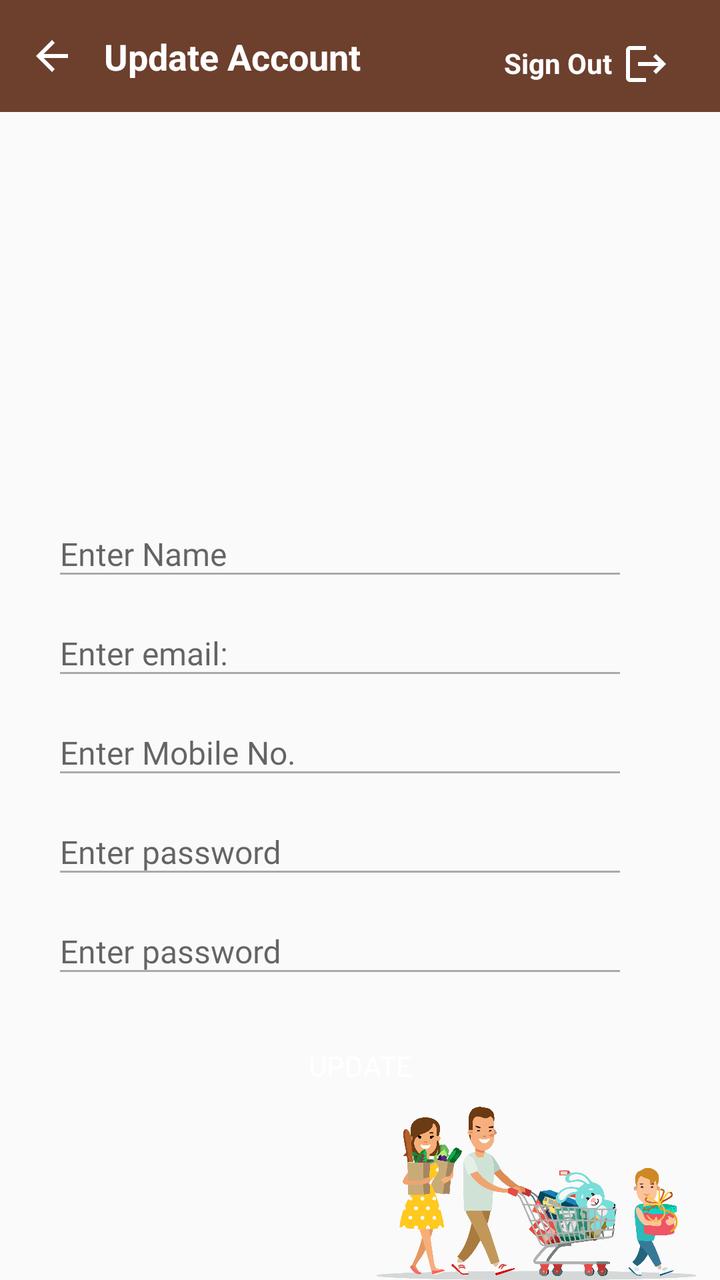
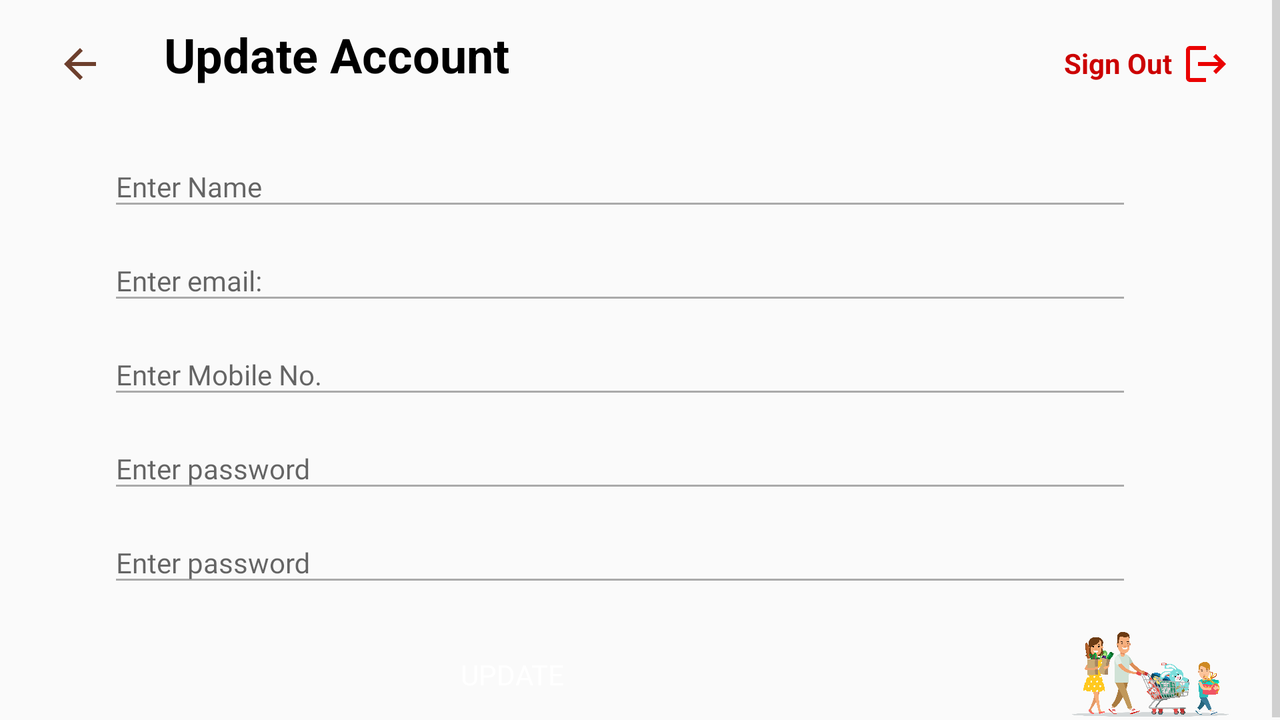

Compare how this app lays out the same screen by default and in its alternative resource folder. The renders come first, then the two layout files and the values they reference.
<!-- AndroidManifest.xml: application theme Theme.Shoebox -->
<!-- res/layout/activity_updatesignup.xml -->
<?xml version="1.0" encoding="utf-8"?>
<androidx.constraintlayout.widget.ConstraintLayout xmlns:android="http://schemas.android.com/apk/res/android"
    xmlns:app="http://schemas.android.com/apk/res-auto"
    xmlns:tools="http://schemas.android.com/tools"
    android:id="@+id/upDate_layout"
    android:layout_width="match_parent"
    android:layout_height="match_parent"
    tools:context="com.example.shoebox.ui.UpdateSignUpActivity">

    <androidx.constraintlayout.widget.ConstraintLayout
        android:id="@+id/appBarLayout"
        android:layout_width="match_parent"
        android:layout_height="?attr/actionBarSize"
        android:background="@color/primaryDarkColor"
        app:layout_constraintEnd_toEndOf="parent"
        app:layout_constraintStart_toStartOf="parent"
        app:layout_constraintTop_toTopOf="parent">

        <androidx.appcompat.widget.AppCompatImageView
            android:id="@+id/back"
            android:layout_width="0dp"
            android:layout_height="wrap_content"
            android:layout_marginStart="8dp"
            android:src="@drawable/arrow_back"
            android:tint="@color/white"
            app:layout_constraintStart_toStartOf="parent"
            app:layout_constraintTop_toTopOf="parent"
            app:layout_constraintBottom_toBottomOf="parent"
            app:layout_constraintWidth_percent="0.1" />

        <androidx.appcompat.widget.AppCompatTextView
            android:id="@+id/tv_logo"
            android:layout_width="wrap_content"
            android:layout_height="wrap_content"
            android:layout_marginStart="8dp"
            android:text="@string/updateAccount"
            android:textAlignment="center"
            android:textColor="@color/white"
            android:textSize="18sp"
            android:textStyle="bold"
            app:layout_constraintBottom_toBottomOf="parent"
            app:layout_constraintStart_toEndOf="@id/back"
            app:layout_constraintTop_toTopOf="parent" />

        <androidx.appcompat.widget.LinearLayoutCompat
            android:id="@+id/layout_logout"
            android:layout_width="wrap_content"
            android:layout_height="wrap_content"
            app:layout_constraintEnd_toEndOf="parent"
            app:layout_constraintTop_toTopOf="parent">

            <androidx.appcompat.widget.AppCompatTextView
                android:id="@+id/tv_signOut"
                android:layout_width="wrap_content"
                android:layout_height="wrap_content"
                android:layout_marginTop="22dp"
                android:layout_marginEnd="5dp"
                android:text="@string/signOut"
                android:textAlignment="center"
                android:textColor="@color/white"
                android:textSize="14sp"
                android:textStyle="bold"
                app:layout_constraintEnd_toStartOf="@id/logout_logo"

                app:layout_constraintTop_toTopOf="parent" />

            <androidx.appcompat.widget.AppCompatImageView
                android:id="@+id/logout_logo"
                android:layout_width="wrap_content"
                android:layout_height="wrap_content"
                android:layout_marginTop="20dp"
                android:layout_marginEnd="25dp"
                android:src="@drawable/logout"
                android:tint="@color/white"
                app:layout_constraintEnd_toEndOf="parent"
                app:layout_constraintTop_toTopOf="parent" />

        </androidx.appcompat.widget.LinearLayoutCompat>
    </androidx.constraintlayout.widget.ConstraintLayout>


    <com.google.android.material.textfield.TextInputLayout
        android:id="@+id/textInputName"
        android:layout_width="0dp"
        android:layout_height="wrap_content"
        android:layout_marginEnd="20dp"
        app:layout_constraintBottom_toTopOf="@id/textInputEmail"
        app:layout_constraintEnd_toEndOf="parent"
        app:layout_constraintStart_toStartOf="parent"
        app:layout_constraintWidth_percent="0.8">

        <androidx.appcompat.widget.AppCompatEditText
            android:id="@+id/et_name"
            android:layout_width="match_parent"
            android:layout_height="wrap_content"
            android:fontFamily="@font/segoeui"
            android:hint="@string/enter_name"
            android:inputType="textEmailAddress"
            android:maxLines="1"
            android:textSize="16sp" />
    </com.google.android.material.textfield.TextInputLayout>

    <com.google.android.material.textfield.TextInputLayout
        android:id="@+id/textInputEmail"
        android:layout_width="0dp"
        android:layout_height="wrap_content"
        android:layout_marginEnd="20dp"
        app:layout_constraintBottom_toBottomOf="parent"
        app:layout_constraintEnd_toEndOf="parent"
        app:layout_constraintStart_toStartOf="parent"
        app:layout_constraintTop_toBottomOf="@id/textInputName"
        app:layout_constraintTop_toTopOf="parent"
        app:layout_constraintWidth_percent="0.8">

        <androidx.appcompat.widget.AppCompatEditText
            android:id="@+id/et_email"
            android:layout_width="match_parent"
            android:layout_height="wrap_content"
            android:fontFamily="@font/segoeui"
            android:hint="@string/enter_email"
            android:inputType="textEmailAddress"
            android:maxLines="1"
            android:textSize="16sp" />
    </com.google.android.material.textfield.TextInputLayout>

    <com.google.android.material.textfield.TextInputLayout
        android:id="@+id/textInputMobile"
        android:layout_width="0dp"
        android:layout_height="wrap_content"
        android:layout_marginEnd="20dp"
        app:layout_constraintEnd_toEndOf="parent"
        app:layout_constraintStart_toStartOf="parent"
        app:layout_constraintTop_toBottomOf="@id/textInputEmail"
        app:layout_constraintWidth_percent="0.8">

        <androidx.appcompat.widget.AppCompatEditText
            android:id="@+id/et_mobile"
            android:layout_width="match_parent"
            android:layout_height="wrap_content"
            android:fontFamily="@font/segoeui"
            android:hint="@string/enter_mobile"
            android:maxLines="1"
            android:text=""
            android:textSize="16sp" />
    </com.google.android.material.textfield.TextInputLayout>

    <com.google.android.material.textfield.TextInputLayout
        android:id="@+id/textInputPassword"
        android:layout_width="0dp"
        android:layout_height="wrap_content"
        android:layout_marginEnd="20dp"
        app:layout_constraintEnd_toEndOf="parent"
        app:layout_constraintStart_toStartOf="parent"
        app:layout_constraintTop_toBottomOf="@id/textInputMobile"
        app:layout_constraintWidth_percent="0.8">

        <androidx.appcompat.widget.AppCompatEditText
            android:id="@+id/et_password"
            android:layout_width="match_parent"
            android:layout_height="wrap_content"
            android:fontFamily="@font/segoeui"
            android:hint="@string/enter_password"
            android:inputType="textPassword"
            android:maxLines="1"
            android:textSize="16sp" />
    </com.google.android.material.textfield.TextInputLayout>

    <androidx.appcompat.widget.AppCompatImageView
        android:id="@+id/iv_password_visible"
        android:layout_width="18dp"
        android:layout_height="18dp"
        android:layout_marginEnd="10dp"
        android:padding="2dp"
        android:src="@drawable/ic_eye_off"
        android:tint="@color/primaryDarkColor"
        app:layout_constraintBottom_toBottomOf="@id/textInputPassword"
        app:layout_constraintEnd_toEndOf="@id/textInputPassword"
        app:layout_constraintTop_toTopOf="@id/textInputPassword" />


    <com.google.android.material.textfield.TextInputLayout
        android:id="@+id/textReInputPassword"
        android:layout_width="0dp"
        android:layout_height="wrap_content"
        android:layout_marginEnd="20dp"
        app:layout_constraintEnd_toEndOf="parent"
        app:layout_constraintStart_toStartOf="parent"
        app:layout_constraintTop_toBottomOf="@id/textInputPassword"
        app:layout_constraintWidth_percent="0.8">

        <androidx.appcompat.widget.AppCompatEditText
            android:id="@+id/et_repassword"
            android:layout_width="match_parent"
            android:layout_height="wrap_content"
            android:fontFamily="@font/segoeui"
            android:hint="@string/enter_password"
            android:inputType="textPassword"
            android:maxLines="1"
            android:textSize="16sp" />
    </com.google.android.material.textfield.TextInputLayout>


    <androidx.appcompat.widget.AppCompatImageView
        android:id="@+id/iv_re_password_visible"
        android:layout_width="18dp"
        android:layout_height="18dp"
        android:layout_marginEnd="10dp"
        android:padding="2dp"
        android:src="@drawable/ic_eye_off"
        android:tint="@color/primaryDarkColor"
        app:layout_constraintBottom_toBottomOf="@id/textReInputPassword"
        app:layout_constraintEnd_toEndOf="@id/textReInputPassword"
        app:layout_constraintTop_toTopOf="@id/textReInputPassword" />

    <androidx.appcompat.widget.AppCompatButton
        android:id="@+id/btn_register"
        android:layout_width="0dp"
        android:layout_height="wrap_content"
        android:layout_centerInParent="true"
        android:layout_marginTop="15dp"
        android:layout_marginBottom="5dp"
        android:background="@drawable/round_corners"
        android:backgroundTint="@color/primaryColor"
        android:fontFamily="@font/segoeui"
        android:text="@string/update"
        android:textColor="@android:color/white"
        android:textSize="14sp"
        app:layout_constraintEnd_toEndOf="parent"
        app:layout_constraintStart_toStartOf="parent"
        app:layout_constraintTop_toBottomOf="@id/textReInputPassword"
        app:layout_constraintWidth_percent="0.6" />

    <androidx.appcompat.widget.AppCompatImageView
        android:layout_width="0dp"
        android:layout_height="0dp"
        android:layout_marginTop="10dp"
        android:src="@drawable/hubpng"
        app:layout_constraintBottom_toBottomOf="parent"
        app:layout_constraintEnd_toEndOf="parent"
        app:layout_constraintHeight_percent="0.15"
        app:layout_constraintWidth_percent="0.5" />

    <ProgressBar
        android:id="@+id/progressbar"
        android:layout_width="wrap_content"
        android:layout_height="wrap_content"
        android:visibility="gone"
        app:layout_constraintBottom_toBottomOf="parent"
        app:layout_constraintEnd_toEndOf="parent"
        app:layout_constraintStart_toStartOf="parent"
        app:layout_constraintTop_toTopOf="parent" />

</androidx.constraintlayout.widget.ConstraintLayout>
<!-- resources referenced by this layout -->
<resources>
  <color name="primaryColor">#8D601A</color>
  <color name="primaryDarkColor">#6D3F2D</color>
  <color name="white">#FFFFFFFF</color>
  <!-- drawable arrow_back (drawable) -->
  <vector xmlns:android="http://schemas.android.com/apk/res/android"
      android:width="24dp"
      android:height="24dp"
      android:autoMirrored="true"
      android:tint="@color/primaryDarkColor"
      android:viewportWidth="24"
      android:viewportHeight="24">
      <path
          android:fillColor="@android:color/black"
          android:pathData="M20,11H7.83l5.59,-5.59L12,4l-8,8 8,8 1.41,-1.41L7.83,13H20v-2z" />
  </vector>
  <!-- drawable hubpng: png bitmap (drawable, 535061 bytes) -->
  <!-- drawable logout (drawable) -->
  <vector android:autoMirrored="true" android:height="24dp"
      android:tint="#EA0202" android:viewportHeight="24"
      android:viewportWidth="24" android:width="24dp" xmlns:android="http://schemas.android.com/apk/res/android">
      <path android:fillColor="@android:color/white" android:pathData="M17,7l-1.41,1.41L18.17,11H8v2h10.17l-2.58,2.58L17,17l5,-5zM4,5h8V3H4c-1.1,0 -2,0.9 -2,2v14c0,1.1 0.9,2 2,2h8v-2H4V5z"/>
  </vector>
  <string name="enter_email">Enter email:</string>
  <string name="enter_mobile">Enter Mobile No.</string>
  <string name="enter_name">Enter Name</string>
  <string name="enter_password">Enter password</string>
  <string name="signOut">Sign Out</string>
  <string name="update">Update</string>
  <string name="updateAccount">Update Account</string>
  <style name="Theme.Shoebox" parent="Theme.AppCompat.DayNight.NoActionBar">
          
          <item name="colorPrimary">@color/primaryColor</item>
          <item name="colorPrimaryVariant">@color/primaryDarkColor</item>
          <item name="colorOnPrimary">@color/white</item>
          
          <item name="colorSecondary">@color/primaryColor</item>
          <item name="colorSecondaryVariant">@color/primaryDarkColor</item>
          <item name="colorOnSecondary">@color/white</item>
          
          <item name="android:textColor">@color/black</item>
          <item name="android:textColorSecondary">@android:color/darker_gray</item>
          <item name="android:statusBarColor">?attr/colorPrimaryVariant</item>
          <item name="android:textColorLink">@color/text_gray</item>
          
      </style>
  <color name="black">#FF000000</color>
  <color name="text_gray">#57D3D3D3</color>
</resources>
<!-- res/layout-land/activity_updatesignup.xml (the repository's variant of the layout above) -->
<!-- drawn on the phone turned sideways -->
<?xml version="1.0" encoding="utf-8"?>
<androidx.constraintlayout.widget.ConstraintLayout xmlns:android="http://schemas.android.com/apk/res/android"
    xmlns:app="http://schemas.android.com/apk/res-auto"
    xmlns:tools="http://schemas.android.com/tools"
    android:id="@+id/upDate_layout"
    android:layout_width="match_parent"
    android:layout_height="match_parent"
    tools:context="com.example.shoebox.ui.UpdateSignUpActivity">

    <ScrollView
        android:layout_width="match_parent"
        android:layout_height="0dp"
        android:fillViewport="true"
        app:layout_constraintBottom_toBottomOf="parent"
        app:layout_constraintTop_toTopOf="parent">

        <androidx.constraintlayout.widget.ConstraintLayout
            android:layout_width="match_parent"
            android:layout_height="wrap_content">

            <androidx.appcompat.widget.LinearLayoutCompat
                android:id="@+id/layout_logout"
                android:layout_width="wrap_content"
                android:layout_height="wrap_content"
                app:layout_constraintEnd_toEndOf="parent"
                app:layout_constraintTop_toTopOf="parent">

                <androidx.appcompat.widget.AppCompatTextView
                    android:id="@+id/tv_signOut"
                    android:layout_width="wrap_content"
                    android:layout_height="wrap_content"
                    android:layout_marginTop="22dp"
                    android:layout_marginEnd="5dp"
                    android:text="@string/signOut"
                    android:textAlignment="center"
                    android:textColor="@android:color/holo_red_dark"
                    android:textSize="14sp"
                    android:textStyle="bold"
                    app:layout_constraintEnd_toStartOf="@id/logout_logo"

                    app:layout_constraintTop_toTopOf="parent" />

                <androidx.appcompat.widget.AppCompatImageView
                    android:id="@+id/logout_logo"
                    android:layout_width="wrap_content"
                    android:layout_height="wrap_content"
                    android:layout_marginTop="20dp"
                    android:layout_marginEnd="25dp"
                    android:src="@drawable/logout"
                    app:layout_constraintEnd_toEndOf="parent"
                    app:layout_constraintTop_toTopOf="parent" />

            </androidx.appcompat.widget.LinearLayoutCompat>

            <androidx.appcompat.widget.AppCompatImageView
                android:id="@+id/back"
                android:layout_width="0dp"
                android:layout_height="wrap_content"
                android:layout_marginStart="8dp"
                android:layout_marginTop="20dp"
                android:src="@drawable/arrow_back"
                android:tint="@color/primaryDarkColor"
                app:layout_constraintStart_toStartOf="parent"
                app:layout_constraintTop_toTopOf="parent"
                app:layout_constraintWidth_percent="0.1" />


            <androidx.appcompat.widget.AppCompatTextView
                android:id="@+id/tv_logo"
                android:layout_width="wrap_content"
                android:layout_height="wrap_content"
                android:layout_marginStart="10dp"
                android:layout_marginTop="10dp"
                android:text="@string/updateAccount"
                android:textAlignment="center"
                android:textSize="24sp"
                android:textStyle="bold"
                app:layout_constraintBottom_toBottomOf="@id/back"
                app:layout_constraintStart_toEndOf="@id/back"
                app:layout_constraintTop_toTopOf="parent" />

            <androidx.appcompat.widget.AppCompatImageView
                android:id="@+id/logo"
                android:layout_width="0dp"
                android:layout_height="0dp"
                android:backgroundTint="@color/black"
                android:src="@drawable/shoemain"
                android:visibility="visible"
                android:layout_marginTop="5dp"
                app:layout_constraintEnd_toEndOf="parent"
                app:layout_constraintHeight_percent="0.1"
                app:layout_constraintTop_toBottomOf="@id/layout_logout"
                app:layout_constraintWidth_percent="0.15" />


            <com.google.android.material.textfield.TextInputLayout
                android:id="@+id/textInputName"
                android:layout_width="0dp"
                android:layout_height="wrap_content"
                android:layout_marginTop="20dp"
                android:layout_marginEnd="20dp"
                app:layout_constraintEnd_toEndOf="parent"
                app:layout_constraintStart_toStartOf="parent"
                app:layout_constraintTop_toBottomOf="@id/tv_logo"
                app:layout_constraintWidth_percent="0.8">

                <androidx.appcompat.widget.AppCompatEditText
                    android:id="@+id/et_name"
                    android:layout_width="match_parent"
                    android:layout_height="wrap_content"
                    android:fontFamily="@font/segoeui"
                    android:hint="@string/enter_name"
                    android:inputType="textEmailAddress"
                    android:maxLines="1"
                    android:textSize="14sp" />
            </com.google.android.material.textfield.TextInputLayout>

            <com.google.android.material.textfield.TextInputLayout
                android:id="@+id/textInputEmail"
                android:layout_width="0dp"
                android:layout_height="wrap_content"
                android:layout_marginEnd="20dp"
                app:layout_constraintEnd_toEndOf="parent"
                app:layout_constraintStart_toStartOf="parent"
                app:layout_constraintTop_toBottomOf="@id/textInputName"
                app:layout_constraintWidth_percent="0.8">

                <androidx.appcompat.widget.AppCompatEditText
                    android:id="@+id/et_email"
                    android:layout_width="match_parent"
                    android:layout_height="wrap_content"
                    android:clickable="false"
                    android:focusable="false"
                    android:fontFamily="@font/segoeui"
                    android:hint="@string/enter_email"
                    android:inputType="textEmailAddress"
                    android:maxLines="1"
                    android:textSize="14sp" />
            </com.google.android.material.textfield.TextInputLayout>

            <com.google.android.material.textfield.TextInputLayout
                android:id="@+id/textInputMobile"
                android:layout_width="0dp"
                android:layout_height="wrap_content"
                android:layout_marginEnd="20dp"
                app:layout_constraintEnd_toEndOf="parent"
                app:layout_constraintStart_toStartOf="parent"
                app:layout_constraintTop_toBottomOf="@id/textInputEmail"
                app:layout_constraintWidth_percent="0.8">

                <androidx.appcompat.widget.AppCompatEditText
                    android:id="@+id/et_mobile"
                    android:layout_width="match_parent"
                    android:layout_height="wrap_content"
                    android:fontFamily="@font/segoeui"
                    android:hint="@string/enter_mobile"
                    android:maxLines="1"
                    android:textSize="14sp" />
            </com.google.android.material.textfield.TextInputLayout>

            <com.google.android.material.textfield.TextInputLayout
                android:id="@+id/textInputPassword"
                android:layout_width="0dp"
                android:layout_height="wrap_content"
                android:layout_marginEnd="20dp"
                app:layout_constraintEnd_toEndOf="parent"
                app:layout_constraintStart_toStartOf="parent"
                app:layout_constraintTop_toBottomOf="@id/textInputMobile"
                app:layout_constraintWidth_percent="0.8">

                <androidx.appcompat.widget.AppCompatEditText
                    android:id="@+id/et_password"
                    android:layout_width="match_parent"
                    android:layout_height="wrap_content"
                    android:fontFamily="@font/segoeui"
                    android:hint="@string/enter_password"
                    android:inputType="textPassword"
                    android:maxLines="1"
                    android:textSize="14sp" />
            </com.google.android.material.textfield.TextInputLayout>

            <androidx.appcompat.widget.AppCompatImageView
                android:id="@+id/iv_password_visible"
                android:layout_width="18dp"
                android:layout_height="18dp"
                android:layout_marginEnd="10dp"
                android:padding="2dp"
                android:src="@drawable/ic_eye_off"
                android:tint="@color/primaryDarkColor"
                app:layout_constraintBottom_toBottomOf="@id/textInputPassword"
                app:layout_constraintEnd_toEndOf="@id/textInputPassword"
                app:layout_constraintTop_toTopOf="@id/textInputPassword" />

            <com.google.android.material.textfield.TextInputLayout
                android:id="@+id/textReInputPassword"
                android:layout_width="0dp"
                android:layout_height="wrap_content"
                android:layout_marginEnd="20dp"
                app:layout_constraintEnd_toEndOf="parent"
                app:layout_constraintStart_toStartOf="parent"
                app:layout_constraintTop_toBottomOf="@id/textInputPassword"
                app:layout_constraintWidth_percent="0.8">

                <androidx.appcompat.widget.AppCompatEditText
                    android:id="@+id/et_repassword"
                    android:layout_width="match_parent"
                    android:layout_height="wrap_content"
                    android:fontFamily="@font/segoeui"
                    android:hint="@string/enter_password"
                    android:inputType="textPassword"
                    android:maxLines="1"
                    android:textSize="14sp" />
            </com.google.android.material.textfield.TextInputLayout>

            <androidx.appcompat.widget.AppCompatImageView
                android:id="@+id/iv_re_password_visible"
                android:layout_width="18dp"
                android:layout_height="18dp"
                android:layout_marginEnd="10dp"
                android:padding="2dp"
                android:src="@drawable/ic_eye_off"
                android:tint="@color/primaryDarkColor"
                app:layout_constraintBottom_toBottomOf="@id/textReInputPassword"
                app:layout_constraintEnd_toEndOf="@id/textReInputPassword"
                app:layout_constraintTop_toTopOf="@id/textReInputPassword" />


            <androidx.appcompat.widget.AppCompatButton
                android:id="@+id/btn_register"
                android:layout_width="0dp"
                android:layout_height="wrap_content"
                android:layout_centerInParent="true"
                android:layout_marginTop="15dp"
                android:layout_marginBottom="5dp"
                android:background="@drawable/round_corners"
                android:backgroundTint="@color/primaryColor"
                android:fontFamily="@font/segoeui"
                android:text="@string/update"
                android:textColor="@android:color/white"
                app:layout_constraintEnd_toStartOf="@id/img_bottom"
                app:layout_constraintStart_toStartOf="parent"
                app:layout_constraintTop_toBottomOf="@id/textReInputPassword"
                app:layout_constraintWidth_percent="0.4" />

            <androidx.appcompat.widget.AppCompatImageView
                android:id="@+id/img_bottom"
                android:layout_width="0dp"
                android:layout_height="0dp"
                android:layout_marginTop="10dp"
                android:src="@drawable/hubpng"
                app:layout_constraintBottom_toBottomOf="parent"
                app:layout_constraintEnd_toEndOf="parent"
                app:layout_constraintHeight_percent="0.13"
                app:layout_constraintTop_toBottomOf="@id/textReInputPassword"
                app:layout_constraintWidth_percent="0.2" />


        </androidx.constraintlayout.widget.ConstraintLayout>
    </ScrollView>


    <ProgressBar
        android:id="@+id/progressbar"
        android:layout_width="wrap_content"
        android:layout_height="wrap_content"
        android:visibility="gone"
        app:layout_constraintBottom_toBottomOf="parent"
        app:layout_constraintEnd_toEndOf="parent"
        app:layout_constraintStart_toStartOf="parent"
        app:layout_constraintTop_toTopOf="parent" />

</androidx.constraintlayout.widget.ConstraintLayout>
<!-- resources referenced by the variant -->
<!-- as the phone turned sideways resolves them -->
<resources>
  <color name="black">#FF000000</color>
  <color name="primaryColor">#8D601A</color>
  <color name="primaryDarkColor">#6D3F2D</color>
  <!-- drawable arrow_back (drawable) -->
  <vector xmlns:android="http://schemas.android.com/apk/res/android"
      android:width="24dp"
      android:height="24dp"
      android:autoMirrored="true"
      android:tint="@color/primaryDarkColor"
      android:viewportWidth="24"
      android:viewportHeight="24">
      <path
          android:fillColor="@android:color/black"
          android:pathData="M20,11H7.83l5.59,-5.59L12,4l-8,8 8,8 1.41,-1.41L7.83,13H20v-2z" />
  </vector>
  <!-- drawable hubpng: png bitmap (drawable, 535061 bytes) -->
  <!-- drawable logout (drawable) -->
  <vector android:autoMirrored="true" android:height="24dp"
      android:tint="#EA0202" android:viewportHeight="24"
      android:viewportWidth="24" android:width="24dp" xmlns:android="http://schemas.android.com/apk/res/android">
      <path android:fillColor="@android:color/white" android:pathData="M17,7l-1.41,1.41L18.17,11H8v2h10.17l-2.58,2.58L17,17l5,-5zM4,5h8V3H4c-1.1,0 -2,0.9 -2,2v14c0,1.1 0.9,2 2,2h8v-2H4V5z"/>
  </vector>
  <string name="enter_email">Enter email:</string>
  <string name="enter_mobile">Enter Mobile No.</string>
  <string name="enter_name">Enter Name</string>
  <string name="enter_password">Enter password</string>
  <string name="signOut">Sign Out</string>
  <string name="update">Update</string>
  <string name="updateAccount">Update Account</string>
  <style name="Theme.Shoebox" parent="Theme.AppCompat.DayNight.NoActionBar">
          
          <item name="colorPrimary">@color/primaryColor</item>
          <item name="colorPrimaryVariant">@color/primaryDarkColor</item>
          <item name="colorOnPrimary">@color/white</item>
          
          <item name="colorSecondary">@color/primaryColor</item>
          <item name="colorSecondaryVariant">@color/primaryDarkColor</item>
          <item name="colorOnSecondary">@color/white</item>
          
          <item name="android:textColor">@color/black</item>
          <item name="android:textColorSecondary">@android:color/darker_gray</item>
          <item name="android:statusBarColor">?attr/colorPrimaryVariant</item>
          <item name="android:textColorLink">@color/text_gray</item>
          
      </style>
  <color name="white">#FFFFFFFF</color>
  <color name="text_gray">#57D3D3D3</color>
</resources>
